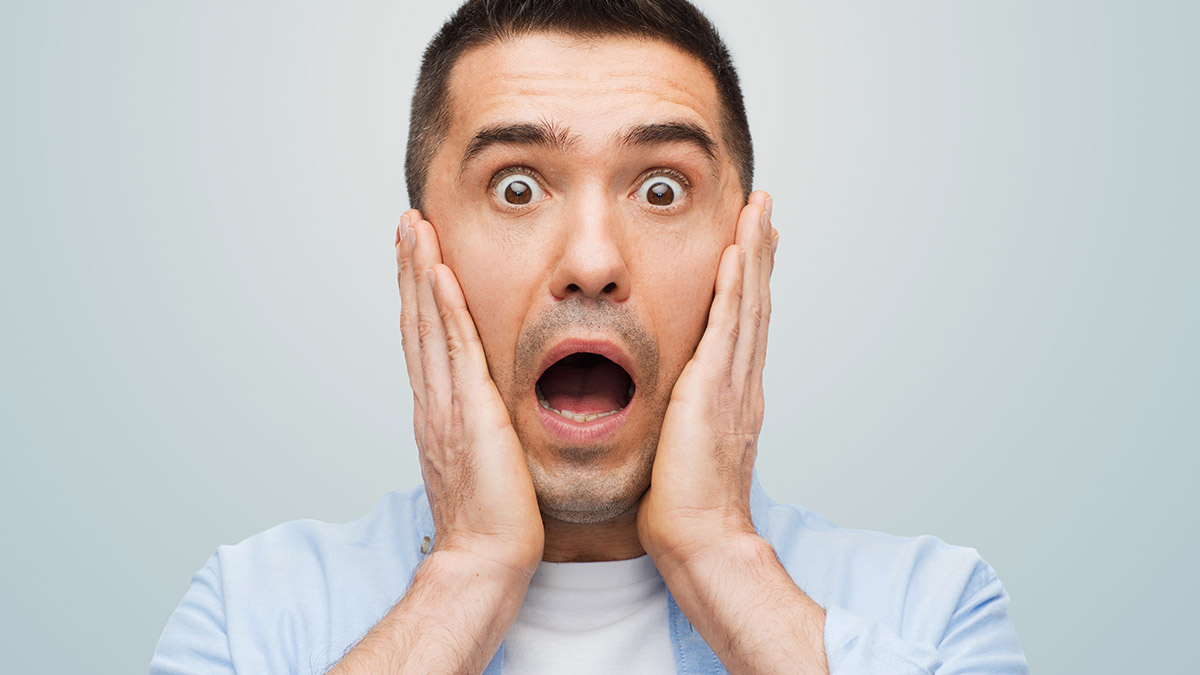
#> input picture fear.jpg, 1200 x 675 px
$ python -i utils.py   (imports and definitions only)   (older library calls are emulated)
#> lines starting #> are read from the running program, lines starting #| are printed output that depends on the picture
#> further down, picture is the input picture: shape (675, 1200, 3); mean B, G, R 192.5, 195.2, 199.3
import cv2
import numpy as np
from constants import *

face_cascade = cv2.CascadeClassifier(CASC_PATH)


# [39 lines left out: functions draw_rectangle, predict_emotions, draw_emotions, not called in this run]


def format_image(image, max_face=1):
#> called with max_face = 1
    if len(image.shape) > 2 and image.shape[2] == 3:
        image = cv2.cvtColor(image, cv2.COLOR_BGR2GRAY)
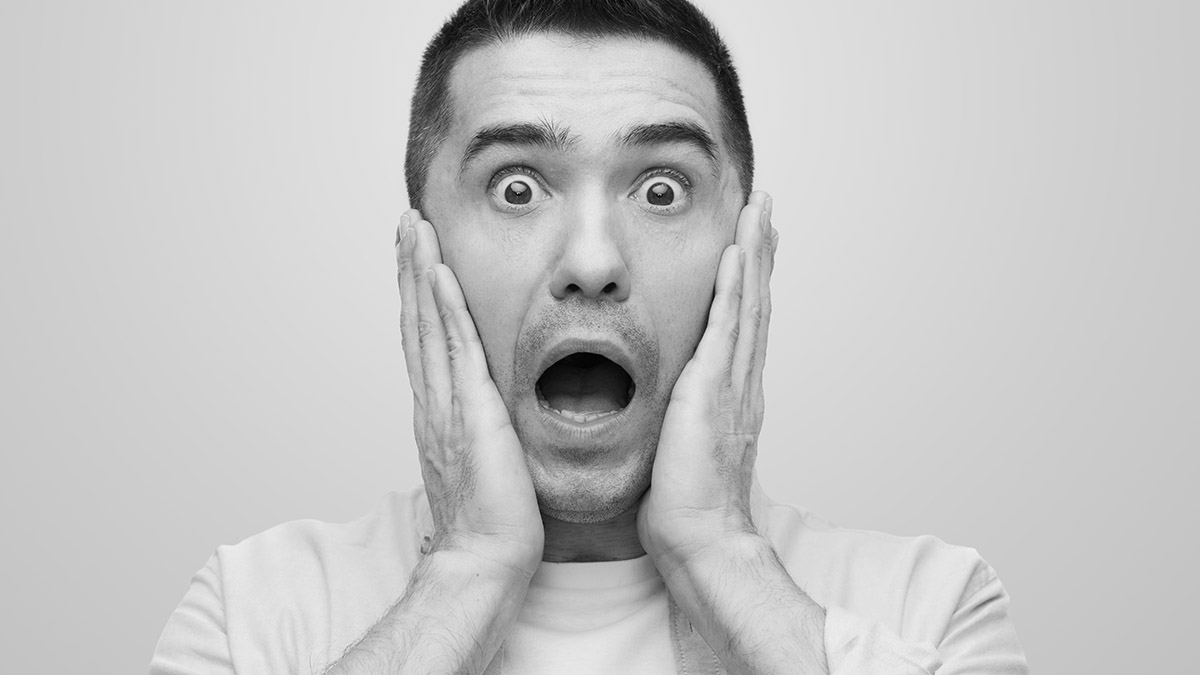
#> image: shape (675, 1200); min 0, max 240, mean 196.1
    else:
        image = cv2.imdecode(image, cv2.CV_LOAD_IMAGE_GRAYSCALE)
    faces = face_cascade.detectMultiScale(
        image,
        scaleFactor=1.3,
        minNeighbors=5
    )
#> faces = [[400, 35, 376, 376]]
    # None is we don't found an image
    if not len(faces) > 0:
        return None, None

    image_faces = []
    count = 0
    for face in faces:
        image_face = image[face[1]: face[1] + face[2], face[0] : face[0] + face[3]]
        image_face = _resize_face_img(image_face)
        image_faces.append(image_face)
        count += 1
        if count == max_face:
            break
#> this loop made 1 pass
#> (face, count) on pass 1: ([400, 35, 376, 376], 1)
#> pass 1, in format_image, `image_face = image[face[1]: face[1] + face[2], face[0] : face[0] + fac..`:
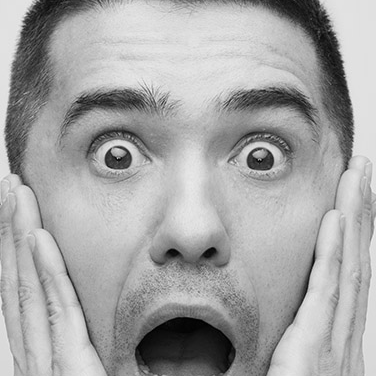
#> image_face: shape (376, 376); min 0, max 239, mean 165.3
#> pass 1, in _resize_face_img, `image = cv2.resize(image, (FACE_SIZE, FACE_SIZE), interpolation=cv2.IN..`:
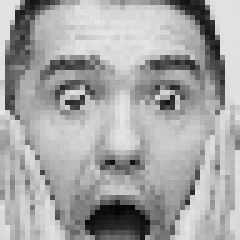
#> image: shape (48, 48) float64 (shown 5 times larger); min 0.0118, max 0.906, mean 0.649
#> after the loop, count = 1; image_faces = 1 item

    # [9 lines of commented-out code are left out]

    return image_faces, faces

    # ============= Old ==================

    cv2.imshow("gray", image)

    image = _parsing_max_area_face(faces, image)

    # Resize image to network size
    image = _resize_face_img(image)

    # cv2.imshow("Lol", image)
    # cv2.waitKey(0)
    return image, faces

    # ====================================


# [14 lines left out: functions find_max_area_face, _parsing_face, not called in this run]


def _resize_face_img(image):
    try:
        image = cv2.resize(image, (FACE_SIZE, FACE_SIZE),
                           interpolation=cv2.INTER_CUBIC) / 255.
    except Exception:
        print("[+] Problem during resize")
        return None

    # cv2.imshow("Lol", image)
    # cv2.waitKey(0)

    return image


# [114 lines left out: functions post_process, _parsing_max_area_yolo, draw_predict, get_outputs_names, not called in this run]

>>> import cv2
>>> picture = cv2.imread('fear.jpg')
>>> result = format_image(picture)
